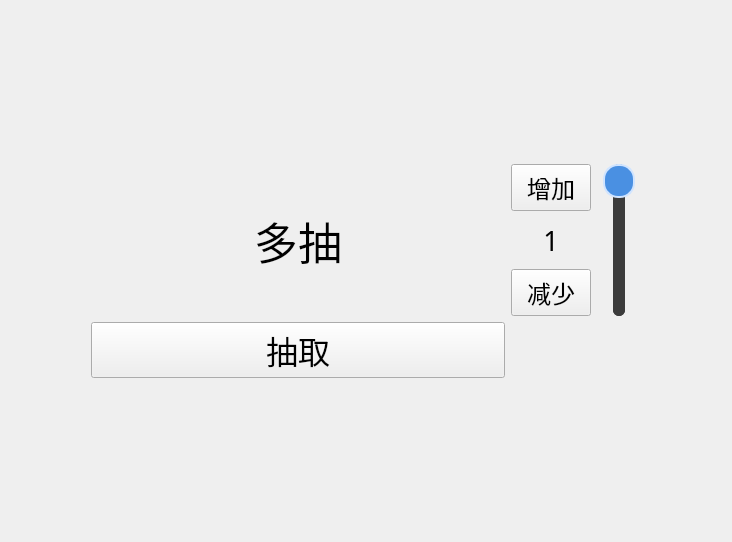
<?xml version="1.0" encoding="UTF-8"?>
<ui version="4.0">
 <class>Form</class>
 <widget class="QWidget" name="Form">
  <property name="geometry">
   <rect>
    <x>0</x>
    <y>0</y>
    <width>732</width>
    <height>542</height>
   </rect>
  </property>
  <property name="windowTitle">
   <string>Form</string>
  </property>
  <layout class="QGridLayout" name="gridLayout">
   <item row="0" column="1">
    <spacer name="verticalSpacer_2">
     <property name="orientation">
      <enum>Qt::Orientation::Vertical</enum>
     </property>
     <property name="sizeHint" stdset="0">
      <size>
       <width>20</width>
       <height>40</height>
      </size>
     </property>
    </spacer>
   </item>
   <item row="1" column="2">
    <layout class="QVBoxLayout" name="verticalLayout_MultiQuantity">
     <item>
      <widget class="QPushButton" name="pushButton_MultiQuantityUp">
       <property name="sizePolicy">
        <sizepolicy hsizetype="Minimum" vsizetype="Preferred">
         <horstretch>0</horstretch>
         <verstretch>0</verstretch>
        </sizepolicy>
       </property>
       <property name="font">
        <font>
         <family>文泉驿等宽微米黑</family>
         <pointsize>18</pointsize>
        </font>
       </property>
       <property name="styleSheet">
        <string notr="true">QLabel {
    background-color: rgba(100, 100, 100, 255);  /* 较深色背景 */
    border: 2px solid #4A90E2;                /* 蓝色边框 */
    border-radius: 15px;                      /* 圆角半径 */
    padding: 6px;                             /* 内边距 */
    color: white;                             /* 字体颜色 */
}
</string>
       </property>
       <property name="text">
        <string>增加</string>
       </property>
      </widget>
     </item>
     <item>
      <widget class="QLabel" name="label_MultiQuantity">
       <property name="font">
        <font>
         <family>文泉驿等宽微米黑</family>
         <pointsize>20</pointsize>
        </font>
       </property>
       <property name="contextMenuPolicy">
        <enum>Qt::ContextMenuPolicy::NoContextMenu</enum>
       </property>
       <property name="text">
        <string>1</string>
       </property>
       <property name="alignment">
        <set>Qt::AlignmentFlag::AlignCenter</set>
       </property>
      </widget>
     </item>
     <item>
      <widget class="QPushButton" name="pushButton_MultiQuantityDown">
       <property name="sizePolicy">
        <sizepolicy hsizetype="Minimum" vsizetype="Preferred">
         <horstretch>0</horstretch>
         <verstretch>0</verstretch>
        </sizepolicy>
       </property>
       <property name="font">
        <font>
         <family>文泉驿等宽微米黑</family>
         <pointsize>18</pointsize>
        </font>
       </property>
       <property name="styleSheet">
        <string notr="true">QLabel {
    background-color: rgba(100, 100, 100, 255);  /* 较深色背景 */
    border: 2px solid #4A90E2;                /* 蓝色边框 */
    border-radius: 15px;                      /* 圆角半径 */
    padding: 6px;                             /* 内边距 */
    color: white;                             /* 字体颜色 */
}
</string>
       </property>
       <property name="text">
        <string>减少</string>
       </property>
      </widget>
     </item>
    </layout>
   </item>
   <item row="1" column="1">
    <widget class="QLabel" name="label_MultiOutput">
     <property name="sizePolicy">
      <sizepolicy hsizetype="Expanding" vsizetype="Expanding">
       <horstretch>160</horstretch>
       <verstretch>0</verstretch>
      </sizepolicy>
     </property>
     <property name="font">
      <font>
       <family>文泉驛微米黑</family>
       <pointsize>33</pointsize>
      </font>
     </property>
     <property name="text">
      <string>多抽</string>
     </property>
     <property name="alignment">
      <set>Qt::AlignmentFlag::AlignCenter</set>
     </property>
    </widget>
   </item>
   <item row="2" column="1">
    <widget class="QPushButton" name="pushButton_Multi">
     <property name="sizePolicy">
      <sizepolicy hsizetype="Minimum" vsizetype="Preferred">
       <horstretch>0</horstretch>
       <verstretch>0</verstretch>
      </sizepolicy>
     </property>
     <property name="font">
      <font>
       <family>文泉驿等宽微米黑</family>
       <pointsize>24</pointsize>
      </font>
     </property>
     <property name="styleSheet">
      <string notr="true">QLabel {
    background-color: rgba(100, 100, 100, 255);  /* 较亮色色背景 */
    border: 2px solid #4A90E2;                /* 蓝色边框 */
    border-radius: 15px;                      /* 圆角半径 */
    padding: 6px;                             /* 内边距 */
    color: white;                             /* 字体颜色 */
}
</string>
     </property>
     <property name="text">
      <string>抽取</string>
     </property>
    </widget>
   </item>
   <item row="1" column="0">
    <spacer name="horizontalSpacer">
     <property name="orientation">
      <enum>Qt::Orientation::Horizontal</enum>
     </property>
     <property name="sizeHint" stdset="0">
      <size>
       <width>80</width>
       <height>20</height>
      </size>
     </property>
    </spacer>
   </item>
   <item row="3" column="1">
    <spacer name="verticalSpacer">
     <property name="orientation">
      <enum>Qt::Orientation::Vertical</enum>
     </property>
     <property name="sizeHint" stdset="0">
      <size>
       <width>20</width>
       <height>40</height>
      </size>
     </property>
    </spacer>
   </item>
   <item row="1" column="3">
    <widget class="QSlider" name="verticalSlider_MultiQuantity">
     <property name="minimumSize">
      <size>
       <width>44</width>
       <height>0</height>
      </size>
     </property>
     <property name="maximumSize">
      <size>
       <width>56</width>
       <height>16777215</height>
      </size>
     </property>
     <property name="sizePolicy">
      <sizepolicy hsizetype="Fixed" vsizetype="Expanding">
       <horstretch>0</horstretch>
       <verstretch>0</verstretch>
      </sizepolicy>
     </property>
     <property name="styleSheet">
      <string notr="true">QSlider::groove:vertical {
    background: rgba(60, 60, 60, 255);
    width: 12px;
    border-radius: 6px;
}
QSlider::sub-page:vertical {
    background: #4A90E2;
    border-radius: 6px;
}
QSlider::add-page:vertical {
    background: rgba(60, 60, 60, 255);
    border-radius: 6px;
}
QSlider::handle:vertical {
    background: #4A90E2;
    border: 2px solid #D0E4FF;
    height: 30px;
    width: 30px;
    margin: 0 -10px;
    border-radius: 15px;
}
</string>
     </property>
     <property name="minimum">
      <number>1</number>
     </property>
     <property name="maximum">
      <number>1</number>
     </property>
     <property name="singleStep">
      <number>1</number>
     </property>
     <property name="pageStep">
      <number>1</number>
     </property>
     <property name="value">
      <number>1</number>
     </property>
     <property name="orientation">
      <enum>Qt::Orientation::Vertical</enum>
     </property>
    </widget>
   </item>
   <item row="1" column="4">
    <spacer name="horizontalSpacer_2">
     <property name="orientation">
      <enum>Qt::Orientation::Horizontal</enum>
     </property>
     <property name="sizeHint" stdset="0">
      <size>
       <width>80</width>
       <height>20</height>
      </size>
     </property>
    </spacer>
   </item>
  </layout>
 </widget>
 <resources/>
 <connections/>
</ui>
